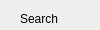
      <widget class="QWidget" name="page_9">
       <property name="geometry">
        <rect>
         <x>0</x>
         <y>0</y>
         <width>100</width>
         <height>30</height>
        </rect>
       </property>
       <attribute name="label">
        <string>User Details</string>
       </attribute>
       <widget class="QLabel" name="label_42">
        <property name="geometry">
         <rect>
          <x>20</x>
          <y>10</y>
          <width>67</width>
          <height>17</height>
         </rect>
        </property>
        <property name="text">
         <string>Search</string>
        </property>
       </widget>
       <widget class="QLabel" name="label_43">
        <property name="geometry">
         <rect>
          <x>30</x>
          <y>50</y>
          <width>81</width>
          <height>17</height>
         </rect>
        </property>
        <property name="text">
         <string>User Name</string>
        </property>
       </widget>
       <widget class="QTextEdit" name="textEdit_34">
        <property name="geometry">
         <rect>
          <x>130</x>
          <y>50</y>
          <width>461</width>
          <height>31</height>
         </rect>
        </property>
       </widget>
       <widget class="QPushButton" name="pushButton_10">
        <property name="geometry">
         <rect>
          <x>500</x>
          <y>190</y>
          <width>99</width>
          <height>27</height>
         </rect>
        </property>
        <property name="text">
         <string>Search</string>
        </property>
       </widget>
       <widget class="QPushButton" name="pushButton_11">
        <property name="geometry">
         <rect>
          <x>300</x>
          <y>190</y>
          <width>99</width>
          <height>27</height>
         </rect>
        </property>
        <property name="text">
         <string>Clear</string>
        </property>
       </widget>
       <widget class="QLabel" name="label_44">
        <property name="geometry">
         <rect>
          <x>30</x>
          <y>120</y>
          <width>67</width>
          <height>17</height>
         </rect>
        </property>
        <property name="text">
         <string>Area</string>
        </property>
       </widget>
       <widget class="QTextEdit" name="textEdit_35">
        <property name="geometry">
         <rect>
          <x>130</x>
          <y>110</y>
          <width>461</width>
          <height>31</height>
         </rect>
        </property>
       </widget>
       <widget class="QTableView" name="tableView_4">
        <property name="geometry">
         <rect>
          <x>30</x>
          <y>281</y>
          <width>751</width>
          <height>171</height>
         </rect>
        </property>
       </widget>
       <widget class="QLabel" name="label_45">
        <property name="geometry">
         <rect>
          <x>40</x>
          <y>250</y>
          <width>111</width>
          <height>17</height>
         </rect>
        </property>
        <property name="text">
         <string>User Details</string>
        </property>
       </widget>
      </widget>
